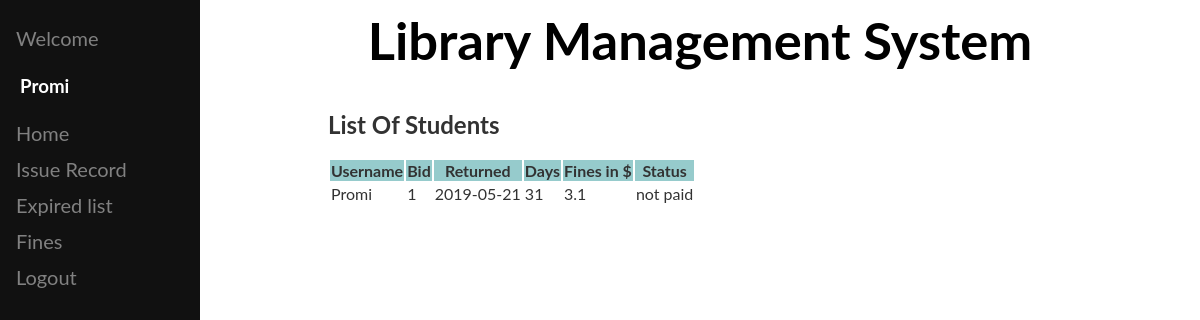
Screenshot of /fine.php (signed in) with the database file from the repository.
### tables this page shows
CREATE TABLE `fine` (
  `username` varchar(100) NOT NULL,
  `bid` int(100) NOT NULL,
  `returned` varchar(100) NOT NULL,
  `day` int(50) NOT NULL,
  `fine` double NOT NULL,
  `status` varchar(100) NOT NULL
);

### fine.php (the view, shortened to what this page needs)
<?php
include "sidebar.php";
?>
<!DOCTYPE html>
<html lang="en">
<head>
</head>
<body>
<div class="container">
<h2>List Of Students</h2>
<?php
$res=mysqli_query($conn,"SELECT * FROM `fine` where username='$_SESSION[login_user]' ;");
    echo "<table class='table table-bordered table-hover' >";
        echo "<tr style='background-color: #6db6b9e6;'>";
            echo "<th>"; echo " Username ";	echo "</th>";
            echo "<th>"; echo " Bid ";  echo "</th>";
            echo "<th>"; echo " Returned ";  echo "</th>";
            echo "<th>"; echo " Days ";  echo "</th>";
            echo "<th>"; echo " Fines in $ ";  echo "</th>";
            echo "<th>"; echo " Status ";  echo "</th>";
        echo "</tr>";
        while($row=mysqli_fetch_assoc($res))
        {
            echo "<tr>";
            echo "<td>"; echo $row['username']; echo "</td>";
            echo "<td>"; echo $row['bid']; echo "</td>";
            echo "<td>"; echo $row['returned']; echo "</td>";
            echo "<td>"; echo $row['day']; echo "</td>";
            echo "<td>"; echo $row['fine']; echo "</td>";
            echo "<td>"; echo $row['status']; echo "</td>";
            echo "</tr>";
        }
    echo "</table>";
?>
</div>
</body>
</html>

### sidebar.php (style rules this page uses)
body { font-family: "Lato", sans-serif; }

### fine.php (style rules this page uses)
.container { height: 800px; width: 75%; opacity: .8; color: black; margin-top: -5px; margin-left:320px; }

### rows the page displays
fine: username "Promi", bid "1", returned "2019-05-21", day "31", fine "3.1", status "not paid"

### other values shown
$_SESSION['login_user'] "Promi"
